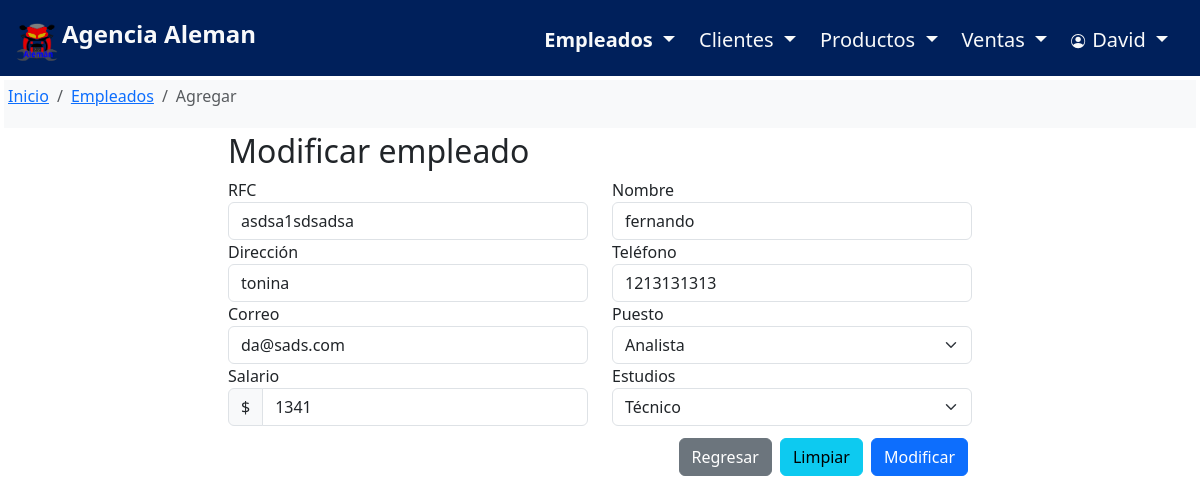
The page /modificar_empleado.php?id_empleado=1 (signed in) on the database its author committed.
### tables this page shows
CREATE TABLE `empleados` (
  `id_empleado` int(11) NOT NULL COMMENT 'Numero de identificacion para el empleado\n',
  `rfc` varchar(45) NOT NULL COMMENT 'Registro Federal del Contribuyente, del empleado',
  `nombre` varchar(45) NOT NULL COMMENT 'Nombre propio del empleado',
  `direccion` varchar(100) NOT NULL COMMENT 'Direccion del empleado donde vive.',
  `telefono` varchar(10) NOT NULL COMMENT 'numero de telefono',
  `correo` varchar(45) NOT NULL COMMENT 'correro electronico personal',
  `puesto` varchar(45) NOT NULL COMMENT 'Puesto que ocupa el empleado',
  `salario` double NOT NULL COMMENT 'Salario que tiene el empleado',
  `estudios` varchar(45) NOT NULL COMMENT 'Estudios con los que cuenta el empleado',
  `estado` int(1) NOT NULL DEFAULT 1
);

### models/elementos.php (called while the page is built, shortened)
<?php
function navBar($pagina, $session = true)
{
  $usuario = null;
  if (isset($_SESSION['user'])) {
    $usuario = unserialize($_SESSION['user']);
  }
  $userName = !is_null($usuario) ? $usuario->name() : 'admin';
  require_once 'SpynTPL.php';
  $html = new SpynTPL('views/');
  $activePageEmpleados = $pagina == 'empleados' ? 'fw-bold' : '';
  $activePageClientes = $pagina == 'clientes' ? 'fw-bold' : '';
  $activePageProductos = $pagina == 'productos' ? 'fw-bold' : '';
  $activePageVentas = $pagina == 'ventas' ? 'fw-bold' : '';
  $activePageUser = $pagina == 'usuario' ? 'fw-bold' : '';
  $html->Fichero('header.html');
  $html->Asigna('activePageEmpleados', $activePageEmpleados);
  $html->Asigna('activePageClientes', $activePageClientes);
  $html->Asigna('activePageProductos', $activePageProductos);
  $html->Asigna('activePageVentas', $activePageVentas);
  $html->Asigna('activePageUser', $activePageUser);
  $html->Asigna('name', $userName);
  if ($session == true) {
    $html->Asigna('display-login', 'd-none');
    $html->Asigna('display', 'd-flex');
  } else {
    $html->Asigna('display-login', 'd-flex');
    $html->Asigna('display', 'd-none');
  }
  $nav = $html->Muestra();
  return $nav;
}

### SpynTPL.php (called while the page is built, shortened)
<?php
class SpynTPL {
    var $output;
	var $izq = '[';
	var $der = ']';
	var $tpl_dir;
	var $cache = false;
	var $variables = array();
    function __construct($dir = '.',$cache = false)
	{
		(is_dir($dir))?$this->tpl_dir = $dir:die("No existe el directorio : $dir");
	}
    function Fichero($file)
	{
 	  if(!$salida=$this->LeeCache() && !$this->cache)
	  {
	  	(file_exists($this->tpl_dir.$file))?$salida=file_get_contents($this->tpl_dir.$file):die('No se encuentra el fichero :'.$this->tpl_dir.$file);
       }
	   $this->output .= $salida;
    }
	function Asigna ($nombre, $valor='')
	{
		if (is_array($nombre))
			$this->AsignaArray($nombre);
		else
			$this->variables[$nombre] = $valor;
	}
    function TrataTemplate()
	{
      if(count($this->variables)>0)
	  {
          foreach($this->variables as $nom=>$val)
		  {
			$val=(file_exists($this->tpl_dir.$val) && !getimagesize($this->tpl_dir.$val))?$this->CargaFile($this->tpl_dir.$val):$val;
			$this->output=str_replace($this->izq.$nom.$this->der,$val,$this->output);
           }
	  }
	  else
	  	die('No hay variables asignadas');
    }
    function CargaFile($file)
	{
      $content=ob_get_contents();
      return $content;
    }
    function LeeCache()
	{
      return false;
    }
    function Muestra()
	{
	  return $this->output;
    }
}
?>

### modificar_empleado.php (the view, shortened to what this page needs)
<?php
require_once 'models/Login.php';
require_once 'models/elementos.php';
require_once('SpynTPL.php');
$title = "Modificar empleado";
$target = "modificar_empleado.php";
$html =  new SpynTPL('views/');
$html->Fichero('frmEmpleados.html');
$html->Asigna('title', $title);
$html->Asigna('target', $target);
$html->Asigna('btn-form', 'Modificar');
$html->Asigna('error','');
$nav = navBar('empleados');
$html->Asigna('nav-bar', $nav);
if (isset($_GET['id_empleado'])) {
    $id_empleado = $_GET['id_empleado'];
    $empledos = Empleados::consultaEmpleadoId($id_empleado);
    $html->Asigna('id_empleado', $empledos->id_empleado);
    $html->Asigna('rfc', $empledos->rfc);
    $html->Asigna('nombre', $empledos->nombre);
    $html->Asigna('direccion', $empledos->direccion);
    $html->Asigna('telefono', $empledos->telefono);
    $html->Asigna('correo', $empledos->correo);
    $html->Asigna('salario', $empledos->salario);
    switch ($empledos->estudios) {
        case 'técnico':
            $html->Asigna('tecnico_s', 'selected');
            break;
    }
} else if (isset($_POST['id_empleado'])) {
    $id_empleado = $_POST['id_empleado'];
    $empledos = Empleados::consultaEmpleadoId($id_empleado);
    $empledos->rfc = $_POST['rfc'];
    $empledos->nombre = $_POST['nombre'];
    $empledos->direccion = $_POST['direccion'];
    $empledos->telefono = $_POST['telefono'];
    $empledos->correo = $_POST['correo'];
    $empledos->puesto = $_POST['puesto'];
    $empledos->salario = $_POST['salario'];
    $empledos->estudios = $_POST['estudios'];
    $idempleado = $empledos->update();
    unset($_POST);
    header("Location: vista_empleados.php?opcion=id&value=$idempleado");
}
echo $html->Muestra();

### style.css (style rules this page uses)
.bg-lightblue { background-color: #00205b; }
.icon-navbar { width: 50px; height: 50px; }

### rows shown on the page
empleados: salario (picture), rfc "asdsa1sdsadsa", nombre "fernando", direccion "tonina", telefono "1213131313", correo "da@sads.com", puesto "Analista", salario "1341", estudios "Técnico"
